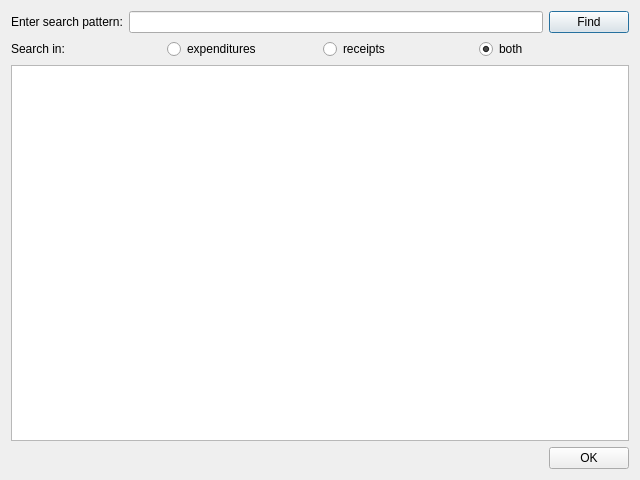
<?xml version="1.0" encoding="UTF-8"?>
<ui version="4.0">
 <class>Dialog</class>
 <widget class="QDialog" name="Dialog">
  <property name="geometry">
   <rect>
    <x>0</x>
    <y>0</y>
    <width>640</width>
    <height>480</height>
   </rect>
  </property>
  <property name="windowTitle">
   <string>Search for ...</string>
  </property>
  <layout class="QVBoxLayout" name="verticalLayout">
   <item>
    <layout class="QHBoxLayout" name="horizontalLayout">
     <item>
      <widget class="QLabel" name="label">
       <property name="text">
        <string>Enter search pattern:</string>
       </property>
      </widget>
     </item>
     <item>
      <widget class="QLineEdit" name="lineEdit"/>
     </item>
     <item>
      <widget class="QPushButton" name="findButton">
       <property name="text">
        <string>Find</string>
       </property>
       <property name="default">
        <bool>true</bool>
       </property>
      </widget>
     </item>
    </layout>
   </item>
   <item>
    <layout class="QHBoxLayout" name="horizontalLayout_2">
     <item>
      <widget class="QLabel" name="label_2">
       <property name="text">
        <string>Search in:</string>
       </property>
      </widget>
     </item>
     <item>
      <widget class="QRadioButton" name="expendituresButton">
       <property name="text">
        <string>expenditures</string>
       </property>
      </widget>
     </item>
     <item>
      <widget class="QRadioButton" name="receiptsButton">
       <property name="text">
        <string>receipts</string>
       </property>
      </widget>
     </item>
     <item>
      <widget class="QRadioButton" name="bothButton">
       <property name="text">
        <string>both</string>
       </property>
       <property name="checked">
        <bool>true</bool>
       </property>
      </widget>
     </item>
    </layout>
   </item>
   <item>
    <widget class="QTableView" name="tableView">
     <property name="alternatingRowColors">
      <bool>true</bool>
     </property>
     <property name="sortingEnabled">
      <bool>true</bool>
     </property>
     <attribute name="verticalHeaderVisible">
      <bool>false</bool>
     </attribute>
    </widget>
   </item>
   <item>
    <widget class="QDialogButtonBox" name="buttonBox">
     <property name="orientation">
      <enum>Qt::Horizontal</enum>
     </property>
     <property name="standardButtons">
      <set>QDialogButtonBox::Ok</set>
     </property>
    </widget>
   </item>
  </layout>
 </widget>
 <resources/>
 <connections>
  <connection>
   <sender>buttonBox</sender>
   <signal>accepted()</signal>
   <receiver>Dialog</receiver>
   <slot>accept()</slot>
   <hints>
    <hint type="sourcelabel">
     <x>248</x>
     <y>254</y>
    </hint>
    <hint type="destinationlabel">
     <x>157</x>
     <y>274</y>
    </hint>
   </hints>
  </connection>
  <connection>
   <sender>buttonBox</sender>
   <signal>rejected()</signal>
   <receiver>Dialog</receiver>
   <slot>reject()</slot>
   <hints>
    <hint type="sourcelabel">
     <x>316</x>
     <y>260</y>
    </hint>
    <hint type="destinationlabel">
     <x>286</x>
     <y>274</y>
    </hint>
   </hints>
  </connection>
 </connections>
</ui>
